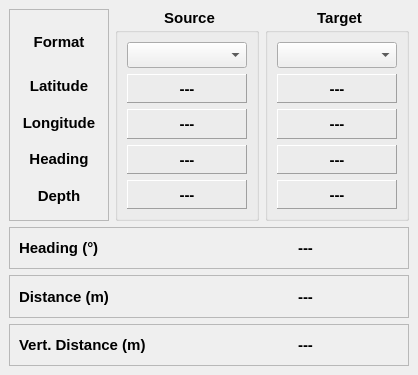
<?xml version="1.0" encoding="UTF-8"?>
<ui version="4.0">
 <class>GuidanceDockWidgetBase</class>
 <widget class="QDockWidget" name="GuidanceDockWidgetBase">
  <property name="geometry">
   <rect>
    <x>0</x>
    <y>0</y>
    <width>418</width>
    <height>375</height>
   </rect>
  </property>
  <property name="windowIcon">
   <iconset>
    <normaloff>:/plugins/PosiView/icon.png</normaloff>:/plugins/PosiView/icon.png</iconset>
  </property>
  <property name="windowTitle">
   <string>Guidance</string>
  </property>
  <widget class="QWidget" name="dockWidgetContents">
   <property name="styleSheet">
    <string notr="true">font-weight: bold; font-size: 11pt</string>
   </property>
   <layout class="QVBoxLayout" name="verticalLayout" stretch="5,1,1,1">
    <item>
     <layout class="QHBoxLayout" name="horizontalLayout" stretch="0,2,2">
      <item>
       <widget class="QFrame" name="frame">
        <property name="frameShape">
         <enum>QFrame::StyledPanel</enum>
        </property>
        <property name="frameShadow">
         <enum>QFrame::Raised</enum>
        </property>
        <layout class="QVBoxLayout" name="verticalLayout_4">
         <item>
          <widget class="QPushButton" name="pushButtonFormat">
           <property name="enabled">
            <bool>true</bool>
           </property>
           <property name="minimumSize">
            <size>
             <width>0</width>
             <height>45</height>
            </size>
           </property>
           <property name="text">
            <string>Format</string>
           </property>
           <property name="flat">
            <bool>true</bool>
           </property>
          </widget>
         </item>
         <item>
          <widget class="QLabel" name="label_9">
           <property name="text">
            <string>Latitude</string>
           </property>
           <property name="alignment">
            <set>Qt::AlignCenter</set>
           </property>
          </widget>
         </item>
         <item>
          <widget class="QLabel" name="label_10">
           <property name="text">
            <string>Longitude</string>
           </property>
           <property name="alignment">
            <set>Qt::AlignCenter</set>
           </property>
          </widget>
         </item>
         <item>
          <widget class="QLabel" name="label_11">
           <property name="text">
            <string>Heading</string>
           </property>
           <property name="alignment">
            <set>Qt::AlignCenter</set>
           </property>
          </widget>
         </item>
         <item>
          <widget class="QLabel" name="label_12">
           <property name="text">
            <string>Depth</string>
           </property>
           <property name="alignment">
            <set>Qt::AlignCenter</set>
           </property>
          </widget>
         </item>
        </layout>
       </widget>
      </item>
      <item>
       <widget class="QGroupBox" name="groupBoxSource">
        <property name="styleSheet">
         <string notr="true">QGroupBox::title {  subcontrol-position: top center;  alignment: center; }</string>
        </property>
        <property name="title">
         <string>Source</string>
        </property>
        <layout class="QVBoxLayout" name="verticalLayout_2" stretch="1,0,0,0,0">
         <item>
          <widget class="QComboBox" name="comboBoxSource"/>
         </item>
         <item>
          <widget class="QLabel" name="labelSourceLat">
           <property name="frameShape">
            <enum>QFrame::Panel</enum>
           </property>
           <property name="frameShadow">
            <enum>QFrame::Raised</enum>
           </property>
           <property name="text">
            <string>---</string>
           </property>
           <property name="alignment">
            <set>Qt::AlignCenter</set>
           </property>
           <property name="margin">
            <number>5</number>
           </property>
          </widget>
         </item>
         <item>
          <widget class="QLabel" name="labelSourceLon">
           <property name="frameShape">
            <enum>QFrame::Panel</enum>
           </property>
           <property name="frameShadow">
            <enum>QFrame::Raised</enum>
           </property>
           <property name="text">
            <string>---</string>
           </property>
           <property name="alignment">
            <set>Qt::AlignCenter</set>
           </property>
           <property name="margin">
            <number>5</number>
           </property>
          </widget>
         </item>
         <item>
          <widget class="QLabel" name="labelSourceHeading">
           <property name="frameShape">
            <enum>QFrame::Panel</enum>
           </property>
           <property name="frameShadow">
            <enum>QFrame::Raised</enum>
           </property>
           <property name="text">
            <string>---</string>
           </property>
           <property name="alignment">
            <set>Qt::AlignCenter</set>
           </property>
           <property name="margin">
            <number>5</number>
           </property>
          </widget>
         </item>
         <item>
          <widget class="QLabel" name="labelSourceDepth">
           <property name="frameShape">
            <enum>QFrame::Panel</enum>
           </property>
           <property name="frameShadow">
            <enum>QFrame::Raised</enum>
           </property>
           <property name="text">
            <string>---</string>
           </property>
           <property name="alignment">
            <set>Qt::AlignCenter</set>
           </property>
           <property name="margin">
            <number>5</number>
           </property>
          </widget>
         </item>
        </layout>
       </widget>
      </item>
      <item>
       <widget class="QGroupBox" name="groupBox_2">
        <property name="styleSheet">
         <string notr="true">QGroupBox::title {  subcontrol-position: top center;  alignment: center; }</string>
        </property>
        <property name="title">
         <string>Target</string>
        </property>
        <property name="alignment">
         <set>Qt::AlignCenter</set>
        </property>
        <layout class="QVBoxLayout" name="verticalLayout_3" stretch="1,0,0,0,0">
         <item>
          <widget class="QComboBox" name="comboBoxTarget"/>
         </item>
         <item>
          <widget class="QLabel" name="labelTargetLat">
           <property name="frameShape">
            <enum>QFrame::Panel</enum>
           </property>
           <property name="frameShadow">
            <enum>QFrame::Raised</enum>
           </property>
           <property name="text">
            <string>---</string>
           </property>
           <property name="alignment">
            <set>Qt::AlignCenter</set>
           </property>
           <property name="margin">
            <number>5</number>
           </property>
          </widget>
         </item>
         <item>
          <widget class="QLabel" name="labelTargetLon">
           <property name="frameShape">
            <enum>QFrame::Panel</enum>
           </property>
           <property name="frameShadow">
            <enum>QFrame::Raised</enum>
           </property>
           <property name="text">
            <string>---</string>
           </property>
           <property name="alignment">
            <set>Qt::AlignCenter</set>
           </property>
           <property name="margin">
            <number>5</number>
           </property>
          </widget>
         </item>
         <item>
          <widget class="QLabel" name="labelTargetHeading">
           <property name="frameShape">
            <enum>QFrame::Panel</enum>
           </property>
           <property name="frameShadow">
            <enum>QFrame::Raised</enum>
           </property>
           <property name="text">
            <string>---</string>
           </property>
           <property name="alignment">
            <set>Qt::AlignCenter</set>
           </property>
           <property name="margin">
            <number>5</number>
           </property>
          </widget>
         </item>
         <item>
          <widget class="QLabel" name="labelTargetDepth">
           <property name="frameShape">
            <enum>QFrame::Panel</enum>
           </property>
           <property name="frameShadow">
            <enum>QFrame::Raised</enum>
           </property>
           <property name="text">
            <string>---</string>
           </property>
           <property name="alignment">
            <set>Qt::AlignCenter</set>
           </property>
           <property name="margin">
            <number>5</number>
           </property>
          </widget>
         </item>
        </layout>
       </widget>
      </item>
     </layout>
    </item>
    <item>
     <widget class="QFrame" name="frame_2">
      <property name="frameShape">
       <enum>QFrame::StyledPanel</enum>
      </property>
      <property name="frameShadow">
       <enum>QFrame::Raised</enum>
      </property>
      <layout class="QHBoxLayout" name="horizontalLayout_2">
       <item>
        <widget class="QLabel" name="label_13">
         <property name="text">
          <string>Heading (°)</string>
         </property>
        </widget>
       </item>
       <item>
        <widget class="QLabel" name="labelDirection">
         <property name="text">
          <string>---</string>
         </property>
         <property name="alignment">
          <set>Qt::AlignCenter</set>
         </property>
        </widget>
       </item>
      </layout>
     </widget>
    </item>
    <item>
     <widget class="QFrame" name="frame_3">
      <property name="frameShape">
       <enum>QFrame::StyledPanel</enum>
      </property>
      <property name="frameShadow">
       <enum>QFrame::Raised</enum>
      </property>
      <layout class="QHBoxLayout" name="horizontalLayout_3">
       <item>
        <widget class="QLabel" name="label_14">
         <property name="text">
          <string>Distance (m)</string>
         </property>
        </widget>
       </item>
       <item>
        <widget class="QLabel" name="labelDistance">
         <property name="frameShape">
          <enum>QFrame::NoFrame</enum>
         </property>
         <property name="text">
          <string>---</string>
         </property>
         <property name="alignment">
          <set>Qt::AlignCenter</set>
         </property>
        </widget>
       </item>
      </layout>
     </widget>
    </item>
    <item>
     <widget class="QFrame" name="frame_4">
      <property name="frameShape">
       <enum>QFrame::StyledPanel</enum>
      </property>
      <property name="frameShadow">
       <enum>QFrame::Raised</enum>
      </property>
      <layout class="QHBoxLayout" name="horizontalLayout_4">
       <item>
        <widget class="QLabel" name="label_2">
         <property name="text">
          <string>Vert. Distance (m)</string>
         </property>
        </widget>
       </item>
       <item>
        <widget class="QLabel" name="labelVertDistance">
         <property name="frameShape">
          <enum>QFrame::NoFrame</enum>
         </property>
         <property name="text">
          <string>---</string>
         </property>
         <property name="alignment">
          <set>Qt::AlignCenter</set>
         </property>
        </widget>
       </item>
      </layout>
     </widget>
    </item>
   </layout>
  </widget>
 </widget>
 <resources/>
 <connections/>
</ui>
